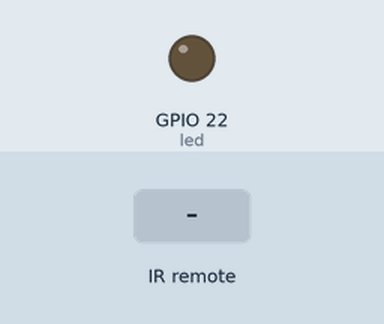
Recording of a program running on a simulated Raspberry Pi (BCM pin numbers). Parts: output pins drawn as LEDs (lit = HIGH). The inputs (shaded band) are chosen by the test bench.

Above: at 1.2 s.
1.3 s: remote-control key "Power" pressed
At 2.7 s:
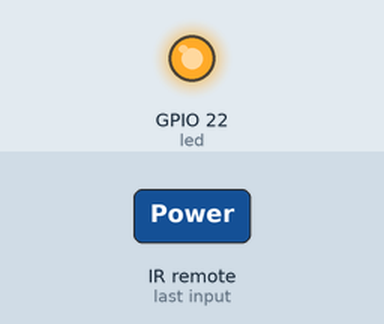
Timing chart, 0 to 4.3 s (numbered marks = the images above; inputs shaded):
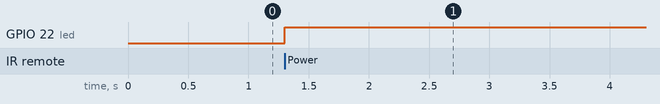

Measured:
- after the input at 1.3 s, GPIO 22 (led): LOW → HIGH at once

The program:

irled.py
```python
import lirc
from gpiozero import LED

# GPIO port number for the LED
LED_PIN = 22

sockid = lirc.init("testlirc")
led = LED(LED_PIN)


while True:
    code = lirc.nextcode()
    if (len(code)>0):
        if (code[0] == "Power"):
            led.toggle()
```
